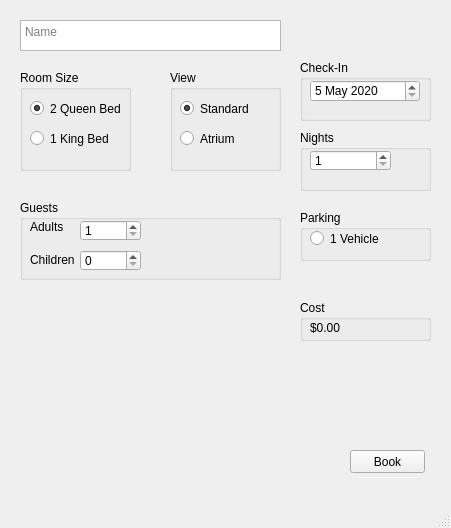
<?xml version="1.0" encoding="UTF-8"?>
<ui version="4.0">
 <class>MainWindow</class>
 <widget class="QMainWindow" name="MainWindow">
  <property name="geometry">
   <rect>
    <x>0</x>
    <y>0</y>
    <width>451</width>
    <height>528</height>
   </rect>
  </property>
  <property name="windowTitle">
   <string>MainWindow</string>
  </property>
  <widget class="QWidget" name="centralwidget">
   <widget class="QStackedWidget" name="stackedWidget">
    <property name="geometry">
     <rect>
      <x>10</x>
      <y>0</y>
      <width>431</width>
      <height>491</height>
     </rect>
    </property>
    <property name="autoFillBackground">
     <bool>false</bool>
    </property>
    <property name="currentIndex">
     <number>0</number>
    </property>
    <widget class="QWidget" name="bookPage">
     <widget class="QGroupBox" name="roomSizeBox">
      <property name="geometry">
       <rect>
        <x>10</x>
        <y>70</y>
        <width>111</width>
        <height>101</height>
       </rect>
      </property>
      <property name="title">
       <string>Room Size</string>
      </property>
      <widget class="QRadioButton" name="sizeQueenButton">
       <property name="geometry">
        <rect>
         <x>10</x>
         <y>30</y>
         <width>91</width>
         <height>17</height>
        </rect>
       </property>
       <property name="text">
        <string>2 Queen Bed</string>
       </property>
       <property name="checked">
        <bool>true</bool>
       </property>
      </widget>
      <widget class="QRadioButton" name="sizeKingButton">
       <property name="geometry">
        <rect>
         <x>10</x>
         <y>60</y>
         <width>91</width>
         <height>17</height>
        </rect>
       </property>
       <property name="text">
        <string>1 King Bed</string>
       </property>
      </widget>
     </widget>
     <widget class="QPlainTextEdit" name="nameTextField">
      <property name="geometry">
       <rect>
        <x>10</x>
        <y>20</y>
        <width>261</width>
        <height>31</height>
       </rect>
      </property>
      <property name="placeholderText">
       <string>Name</string>
      </property>
     </widget>
     <widget class="QGroupBox" name="roomViewBox">
      <property name="geometry">
       <rect>
        <x>160</x>
        <y>70</y>
        <width>111</width>
        <height>101</height>
       </rect>
      </property>
      <property name="title">
       <string>View</string>
      </property>
      <widget class="QRadioButton" name="viewStandardButton">
       <property name="geometry">
        <rect>
         <x>10</x>
         <y>30</y>
         <width>91</width>
         <height>17</height>
        </rect>
       </property>
       <property name="text">
        <string>Standard</string>
       </property>
       <property name="checked">
        <bool>true</bool>
       </property>
      </widget>
      <widget class="QRadioButton" name="viewAtriumButton">
       <property name="geometry">
        <rect>
         <x>10</x>
         <y>60</y>
         <width>91</width>
         <height>17</height>
        </rect>
       </property>
       <property name="text">
        <string>Atrium</string>
       </property>
      </widget>
     </widget>
     <widget class="QGroupBox" name="groupBox">
      <property name="geometry">
       <rect>
        <x>10</x>
        <y>200</y>
        <width>261</width>
        <height>80</height>
       </rect>
      </property>
      <property name="title">
       <string>Guests</string>
      </property>
      <widget class="QLabel" name="label">
       <property name="geometry">
        <rect>
         <x>10</x>
         <y>20</y>
         <width>47</width>
         <height>13</height>
        </rect>
       </property>
       <property name="text">
        <string>Adults</string>
       </property>
      </widget>
      <widget class="QSpinBox" name="adultSpinbox">
       <property name="geometry">
        <rect>
         <x>60</x>
         <y>20</y>
         <width>61</width>
         <height>21</height>
        </rect>
       </property>
       <property name="minimum">
        <number>1</number>
       </property>
       <property name="maximum">
        <number>4</number>
       </property>
      </widget>
      <widget class="QSpinBox" name="childSpinbox">
       <property name="geometry">
        <rect>
         <x>60</x>
         <y>50</y>
         <width>61</width>
         <height>21</height>
        </rect>
       </property>
       <property name="minimum">
        <number>0</number>
       </property>
       <property name="maximum">
        <number>3</number>
       </property>
      </widget>
      <widget class="QLabel" name="label_2">
       <property name="geometry">
        <rect>
         <x>10</x>
         <y>50</y>
         <width>47</width>
         <height>20</height>
        </rect>
       </property>
       <property name="text">
        <string>Children</string>
       </property>
      </widget>
     </widget>
     <widget class="QGroupBox" name="groupBox_4">
      <property name="geometry">
       <rect>
        <x>290</x>
        <y>210</y>
        <width>131</width>
        <height>51</height>
       </rect>
      </property>
      <property name="title">
       <string>Parking</string>
      </property>
      <widget class="QRadioButton" name="parkingButton">
       <property name="geometry">
        <rect>
         <x>10</x>
         <y>20</y>
         <width>82</width>
         <height>17</height>
        </rect>
       </property>
       <property name="text">
        <string>1 Vehicle</string>
       </property>
      </widget>
     </widget>
     <widget class="QGroupBox" name="groupBox_5">
      <property name="geometry">
       <rect>
        <x>290</x>
        <y>300</y>
        <width>131</width>
        <height>41</height>
       </rect>
      </property>
      <property name="title">
       <string>Cost</string>
      </property>
      <widget class="QLabel" name="priceLabel">
       <property name="geometry">
        <rect>
         <x>10</x>
         <y>20</y>
         <width>111</width>
         <height>16</height>
        </rect>
       </property>
       <property name="text">
        <string>$0.00</string>
       </property>
      </widget>
     </widget>
     <widget class="QGroupBox" name="groupBox_2">
      <property name="geometry">
       <rect>
        <x>290</x>
        <y>60</y>
        <width>131</width>
        <height>61</height>
       </rect>
      </property>
      <property name="title">
       <string>Check-In</string>
      </property>
      <widget class="QDateEdit" name="checkInDate">
       <property name="geometry">
        <rect>
         <x>10</x>
         <y>20</y>
         <width>110</width>
         <height>22</height>
        </rect>
       </property>
       <property name="minimumDateTime">
        <datetime>
         <hour>0</hour>
         <minute>0</minute>
         <second>0</second>
         <year>2020</year>
         <month>5</month>
         <day>5</day>
        </datetime>
       </property>
       <property name="date">
        <date>
         <year>2020</year>
         <month>5</month>
         <day>5</day>
        </date>
       </property>
      </widget>
     </widget>
     <widget class="QPushButton" name="bookButton">
      <property name="geometry">
       <rect>
        <x>340</x>
        <y>450</y>
        <width>75</width>
        <height>23</height>
       </rect>
      </property>
      <property name="text">
       <string>Book</string>
      </property>
     </widget>
     <widget class="QGroupBox" name="groupBox_3">
      <property name="geometry">
       <rect>
        <x>290</x>
        <y>130</y>
        <width>131</width>
        <height>61</height>
       </rect>
      </property>
      <property name="title">
       <string>Nights</string>
      </property>
      <widget class="QSpinBox" name="nightsSpinbox">
       <property name="geometry">
        <rect>
         <x>10</x>
         <y>20</y>
         <width>81</width>
         <height>21</height>
        </rect>
       </property>
       <property name="minimum">
        <number>1</number>
       </property>
       <property name="maximum">
        <number>7</number>
       </property>
      </widget>
     </widget>
     <widget class="QLabel" name="roomPreviewLabel">
      <property name="geometry">
       <rect>
        <x>10</x>
        <y>290</y>
        <width>271</width>
        <height>191</height>
       </rect>
      </property>
      <property name="text">
       <string/>
      </property>
     </widget>
    </widget>
    <widget class="QWidget" name="checkoutPage">
     <widget class="QGroupBox" name="groupBox_6">
      <property name="geometry">
       <rect>
        <x>10</x>
        <y>20</y>
        <width>141</width>
        <height>161</height>
       </rect>
      </property>
      <property name="title">
       <string>Total</string>
      </property>
      <widget class="QLabel" name="label_3">
       <property name="geometry">
        <rect>
         <x>10</x>
         <y>30</y>
         <width>40</width>
         <height>13</height>
        </rect>
       </property>
       <property name="text">
        <string>Room: </string>
       </property>
      </widget>
      <widget class="QLabel" name="roomCostLabel">
       <property name="geometry">
        <rect>
         <x>60</x>
         <y>30</y>
         <width>47</width>
         <height>13</height>
        </rect>
       </property>
       <property name="text">
        <string>$0.00</string>
       </property>
      </widget>
      <widget class="QLabel" name="label_4">
       <property name="geometry">
        <rect>
         <x>10</x>
         <y>60</y>
         <width>40</width>
         <height>13</height>
        </rect>
       </property>
       <property name="text">
        <string>Parking:</string>
       </property>
      </widget>
      <widget class="QLabel" name="parkingFeeLabel">
       <property name="geometry">
        <rect>
         <x>60</x>
         <y>60</y>
         <width>47</width>
         <height>13</height>
        </rect>
       </property>
       <property name="text">
        <string>$0.00</string>
       </property>
      </widget>
      <widget class="QLabel" name="label_5">
       <property name="geometry">
        <rect>
         <x>10</x>
         <y>90</y>
         <width>40</width>
         <height>13</height>
        </rect>
       </property>
       <property name="text">
        <string>Resort:</string>
       </property>
      </widget>
      <widget class="QLabel" name="resortFeeLabel">
       <property name="geometry">
        <rect>
         <x>60</x>
         <y>90</y>
         <width>47</width>
         <height>13</height>
        </rect>
       </property>
       <property name="text">
        <string>$0.00</string>
       </property>
      </widget>
      <widget class="QLabel" name="label_6">
       <property name="geometry">
        <rect>
         <x>10</x>
         <y>120</y>
         <width>40</width>
         <height>13</height>
        </rect>
       </property>
       <property name="text">
        <string>Total:</string>
       </property>
      </widget>
      <widget class="QLabel" name="totalLabel">
       <property name="geometry">
        <rect>
         <x>60</x>
         <y>120</y>
         <width>47</width>
         <height>13</height>
        </rect>
       </property>
       <property name="text">
        <string>$0.00</string>
       </property>
      </widget>
     </widget>
     <widget class="QGroupBox" name="groupBox_7">
      <property name="geometry">
       <rect>
        <x>170</x>
        <y>20</y>
        <width>221</width>
        <height>161</height>
       </rect>
      </property>
      <property name="title">
       <string>Payment Method</string>
      </property>
      <widget class="QTextEdit" name="creditCardTextField">
       <property name="geometry">
        <rect>
         <x>10</x>
         <y>20</y>
         <width>201</width>
         <height>31</height>
        </rect>
       </property>
       <property name="placeholderText">
        <string>Credit Card Number</string>
       </property>
      </widget>
      <widget class="QDateEdit" name="expDate">
       <property name="geometry">
        <rect>
         <x>70</x>
         <y>80</y>
         <width>110</width>
         <height>22</height>
        </rect>
       </property>
       <property name="date">
        <date>
         <year>2020</year>
         <month>5</month>
         <day>5</day>
        </date>
       </property>
      </widget>
      <widget class="QLabel" name="label_7">
       <property name="geometry">
        <rect>
         <x>10</x>
         <y>80</y>
         <width>47</width>
         <height>13</height>
        </rect>
       </property>
       <property name="text">
        <string>Expiration</string>
       </property>
      </widget>
      <widget class="QLabel" name="errorTextField">
       <property name="geometry">
        <rect>
         <x>10</x>
         <y>120</y>
         <width>171</width>
         <height>16</height>
        </rect>
       </property>
       <property name="text">
        <string/>
       </property>
      </widget>
      <widget class="QLabel" name="cardTypeLabel">
       <property name="geometry">
        <rect>
         <x>10</x>
         <y>120</y>
         <width>171</width>
         <height>16</height>
        </rect>
       </property>
       <property name="text">
        <string/>
       </property>
      </widget>
     </widget>
     <widget class="QPushButton" name="checkoutButton">
      <property name="enabled">
       <bool>false</bool>
      </property>
      <property name="geometry">
       <rect>
        <x>340</x>
        <y>450</y>
        <width>75</width>
        <height>23</height>
       </rect>
      </property>
      <property name="text">
       <string>Checkout</string>
      </property>
     </widget>
    </widget>
    <widget class="QWidget" name="confirmPage">
     <widget class="QGroupBox" name="groupBox_8">
      <property name="geometry">
       <rect>
        <x>0</x>
        <y>10</y>
        <width>301</width>
        <height>151</height>
       </rect>
      </property>
      <property name="title">
       <string>Reservation Details</string>
      </property>
      <widget class="QDateEdit" name="checkInDateConfirm">
       <property name="enabled">
        <bool>true</bool>
       </property>
       <property name="geometry">
        <rect>
         <x>90</x>
         <y>20</y>
         <width>110</width>
         <height>22</height>
        </rect>
       </property>
       <property name="readOnly">
        <bool>true</bool>
       </property>
       <property name="buttonSymbols">
        <enum>QAbstractSpinBox::NoButtons</enum>
       </property>
       <property name="date">
        <date>
         <year>2020</year>
         <month>5</month>
         <day>5</day>
        </date>
       </property>
      </widget>
      <widget class="QLabel" name="label_8">
       <property name="geometry">
        <rect>
         <x>10</x>
         <y>20</y>
         <width>71</width>
         <height>16</height>
        </rect>
       </property>
       <property name="text">
        <string>Check-In Date</string>
       </property>
      </widget>
      <widget class="QLabel" name="label_9">
       <property name="geometry">
        <rect>
         <x>10</x>
         <y>50</y>
         <width>71</width>
         <height>16</height>
        </rect>
       </property>
       <property name="text">
        <string>Nights</string>
       </property>
      </widget>
      <widget class="QLabel" name="label_10">
       <property name="geometry">
        <rect>
         <x>10</x>
         <y>80</y>
         <width>47</width>
         <height>13</height>
        </rect>
       </property>
       <property name="text">
        <string>Parking:</string>
       </property>
      </widget>
      <widget class="QLabel" name="parkingLabel">
       <property name="geometry">
        <rect>
         <x>90</x>
         <y>80</y>
         <width>47</width>
         <height>13</height>
        </rect>
       </property>
       <property name="text">
        <string>No</string>
       </property>
      </widget>
      <widget class="QLabel" name="label_11">
       <property name="geometry">
        <rect>
         <x>10</x>
         <y>100</y>
         <width>47</width>
         <height>13</height>
        </rect>
       </property>
       <property name="text">
        <string>Adults</string>
       </property>
      </widget>
      <widget class="QLabel" name="adultsLabelConfirm">
       <property name="geometry">
        <rect>
         <x>90</x>
         <y>100</y>
         <width>47</width>
         <height>13</height>
        </rect>
       </property>
       <property name="text">
        <string>1</string>
       </property>
      </widget>
      <widget class="QLabel" name="childrenLabelConfirm">
       <property name="geometry">
        <rect>
         <x>90</x>
         <y>120</y>
         <width>47</width>
         <height>13</height>
        </rect>
       </property>
       <property name="text">
        <string>0</string>
       </property>
      </widget>
      <widget class="QLabel" name="label_12">
       <property name="geometry">
        <rect>
         <x>10</x>
         <y>120</y>
         <width>47</width>
         <height>13</height>
        </rect>
       </property>
       <property name="text">
        <string>Children</string>
       </property>
      </widget>
      <widget class="QLabel" name="nightsConfirm">
       <property name="geometry">
        <rect>
         <x>90</x>
         <y>50</y>
         <width>71</width>
         <height>16</height>
        </rect>
       </property>
       <property name="text">
        <string>1</string>
       </property>
      </widget>
     </widget>
     <widget class="QGroupBox" name="groupBox_9">
      <property name="geometry">
       <rect>
        <x>0</x>
        <y>180</y>
        <width>301</width>
        <height>111</height>
       </rect>
      </property>
      <property name="title">
       <string>Payment Information</string>
      </property>
      <widget class="QLabel" name="label_13">
       <property name="geometry">
        <rect>
         <x>10</x>
         <y>20</y>
         <width>47</width>
         <height>13</height>
        </rect>
       </property>
       <property name="text">
        <string>Card:</string>
       </property>
      </widget>
      <widget class="QLabel" name="cardConfirmLabel">
       <property name="geometry">
        <rect>
         <x>50</x>
         <y>20</y>
         <width>47</width>
         <height>13</height>
        </rect>
       </property>
       <property name="text">
        <string>xxxx</string>
       </property>
      </widget>
      <widget class="QLabel" name="confirmCharge">
       <property name="geometry">
        <rect>
         <x>90</x>
         <y>40</y>
         <width>47</width>
         <height>20</height>
        </rect>
       </property>
       <property name="text">
        <string>$0.00</string>
       </property>
      </widget>
      <widget class="QLabel" name="label_14">
       <property name="geometry">
        <rect>
         <x>10</x>
         <y>40</y>
         <width>81</width>
         <height>20</height>
        </rect>
       </property>
       <property name="text">
        <string>Total Charged:</string>
       </property>
      </widget>
     </widget>
     <widget class="QPushButton" name="confirmButton">
      <property name="enabled">
       <bool>false</bool>
      </property>
      <property name="geometry">
       <rect>
        <x>350</x>
        <y>450</y>
        <width>75</width>
        <height>23</height>
       </rect>
      </property>
      <property name="text">
       <string>Confirm</string>
      </property>
     </widget>
     <widget class="QCheckBox" name="agreementBox">
      <property name="geometry">
       <rect>
        <x>0</x>
        <y>450</y>
        <width>221</width>
        <height>17</height>
       </rect>
      </property>
      <property name="text">
       <string>You Will Agree To Have a Wonderful Stay</string>
      </property>
     </widget>
     <widget class="QLabel" name="discountLabel">
      <property name="geometry">
       <rect>
        <x>0</x>
        <y>300</y>
        <width>431</width>
        <height>121</height>
       </rect>
      </property>
      <property name="text">
       <string/>
      </property>
     </widget>
    </widget>
   </widget>
  </widget>
  <widget class="QMenuBar" name="menubar">
   <property name="geometry">
    <rect>
     <x>0</x>
     <y>0</y>
     <width>451</width>
     <height>21</height>
    </rect>
   </property>
  </widget>
  <widget class="QStatusBar" name="statusbar"/>
 </widget>
 <resources/>
 <connections/>
</ui>
